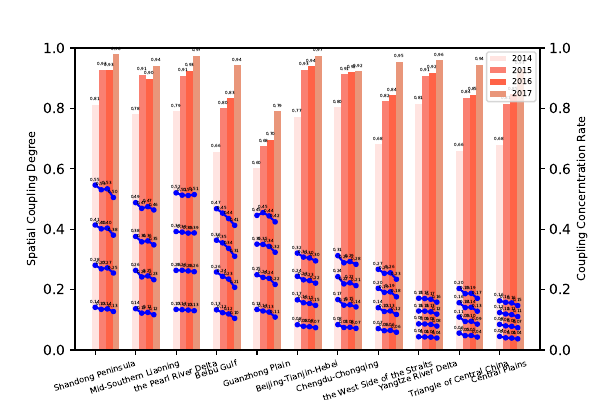

Write the Python code that produced this figure.
#!/usr/bin/env python
# coding: utf-8

import seaborn as sns
import pandas as pd 
import matplotlib.pyplot as plt
import numpy as np
#读取数据
datafile = u'bar1.xlsx'
data = pd.read_excel(datafile)
datafile2 = u'CouplingCR1.xlsx'
data2 = pd.read_excel(datafile2)
datafile3 = u'CouplingCR2.xlsx'
data3 = pd.read_excel(datafile3)
datafile4 = u'CouplingCR3.xlsx'
data4 = pd.read_excel(datafile4)
datafile5 = u'CouplingCR4.xlsx'
data5 = pd.read_excel(datafile5)

############################################################################
from matplotlib.ticker import MultipleLocator, FormatStrFormatter
x_major_locator=MultipleLocator(1)
#把x轴的刻度间隔设置为1，并存在变量里
y_major_locator=MultipleLocator(0.2)
#把y轴的刻度间隔设置为10，并存在变量里
ax=plt.gca()
#ax为两条坐标轴的实例
ax.xaxis.set_major_locator(x_major_locator)
#把x轴的主刻度设置为1的倍数
ax.yaxis.set_major_locator(y_major_locator)
#把y轴的主刻度设置为10的倍数
plt.xlim(-0.5,11)
#把x轴的刻度范围设置为-0.5到11，因为0.5不满一个刻度间隔，所以数字不会显示出来，但是能看到一点空白
plt.ylim(0,1)
#把y轴的刻度范围设置为-5到110，同理，-5不会标出来，但是能看到一点空白
ax.set_ylabel('Spatial Coupling Degree',fontsize='8')
ax.set_xlabel('Urban Agglomeration',fontsize='8')
##########################################################################

x = list(range(len(data['Urban Agglomeration'])))
total_width, n = 1.2, 7
width = total_width / n
plt.bar(x, data['year2014'], width=width, label='2014', tick_label=data['Urban Agglomeration'], fc='mistyrose')
#设置数字标签
for a1,b in zip(x,data['year2014']):
        plt.text(a1, b+0.01, '%.2f' % b, ha='center', va= 'bottom',fontsize=3)
for i in range(len(x)):
    x[i] = x[i] + width
plt.bar(x, data['year2015'], width=width, label='2015', fc='salmon')
#设置数字标签
for a1,b in zip(x,data['year2015']):
        plt.text(a1, b+0.01, '%.2f' % b, ha='center', va= 'bottom',fontsize=3)
for i in range(len(x)):
    x[i] = x[i] + width
plt.bar(x, data['year2016'], width=width, label='2016', fc='tomato')
#设置数字标签
for a1,b in zip(x,data['year2016']):
        plt.text(a1, b+0.01, '%.2f' % b, ha='center', va= 'bottom',fontsize=3)
for i in range(len(x)):
    x[i] = x[i] + width
plt.bar(x, data['year2017'], width=width, label='2017', fc='darksalmon')
#设置数字标签
for a1,b in zip(x,data['year2017']):
        plt.text(a1, b+0.01, '%.2f' % b, ha='center', va= 'bottom',fontsize=3)
plt.xticks(rotation=18, fontsize=6)

plt.legend(loc='upper right',fontsize='xx-small')
##########################################################################

ax2 = ax.twinx()  # 这个很重要噢

ax2.set_ylim([0,1])
ax2.set_ylabel('Coupling Concerntration Rate',fontsize='8')


#画折线图
a = np.array(data2.iloc[:,1:])
for i in range(11):
    plt.plot(np.arange(i+-0.2,i+0.3,0.15)+0.2,a[i],"b.-")

#设置数字标签
    for a1,b in zip(np.arange(i+-0.2,i+0.3,0.15)+0.2,a[i]):
        plt.text(a1, b+0.01, '%.2f' % b, ha='center', va= 'bottom',fontsize=3)
        
        #画折线图
a = np.array(data3.iloc[:,1:])
for i in range(11):
    plt.plot(np.arange(i+-0.2,i+0.3,0.15)+0.2,a[i],"b.-")
#设置数字标签
    for a1,b in zip(np.arange(i+-0.2,i+0.3,0.15)+0.2,a[i]):
        plt.text(a1, b+0.01, '%.2f' % b, ha='center', va= 'bottom',fontsize=3)
        
                #画折线图
a = np.array(data4.iloc[:,1:])
for i in range(11):
    plt.plot(np.arange(i+-0.2,i+0.3,0.15)+0.2,a[i],"b.-")
#设置数字标签
    for a1,b in zip(np.arange(i+-0.2,i+0.3,0.15)+0.2,a[i]):
        plt.text(a1, b+0.01, '%.2f' % b, ha='center', va= 'bottom',fontsize=3)
        
                #画折线图
a = np.array(data5.iloc[:,1:])
for i in range(11):
    plt.plot(np.arange(i+-0.2,i+0.3,0.15)+0.2,a[i],"b.-")
#设置数字标签
    for a1,b in zip(np.arange(i+-0.2,i+0.3,0.15)+0.2,a[i]):
        plt.text(a1, b+0.01, '%.2f' % b, ha='center', va= 'bottom',fontsize=3)

plt.savefig('bar1.pdf',dpi=600,format='pdf')
plt.savefig('bar1.jpg',dpi=600,format='jpg')
plt.show()#显示图像


